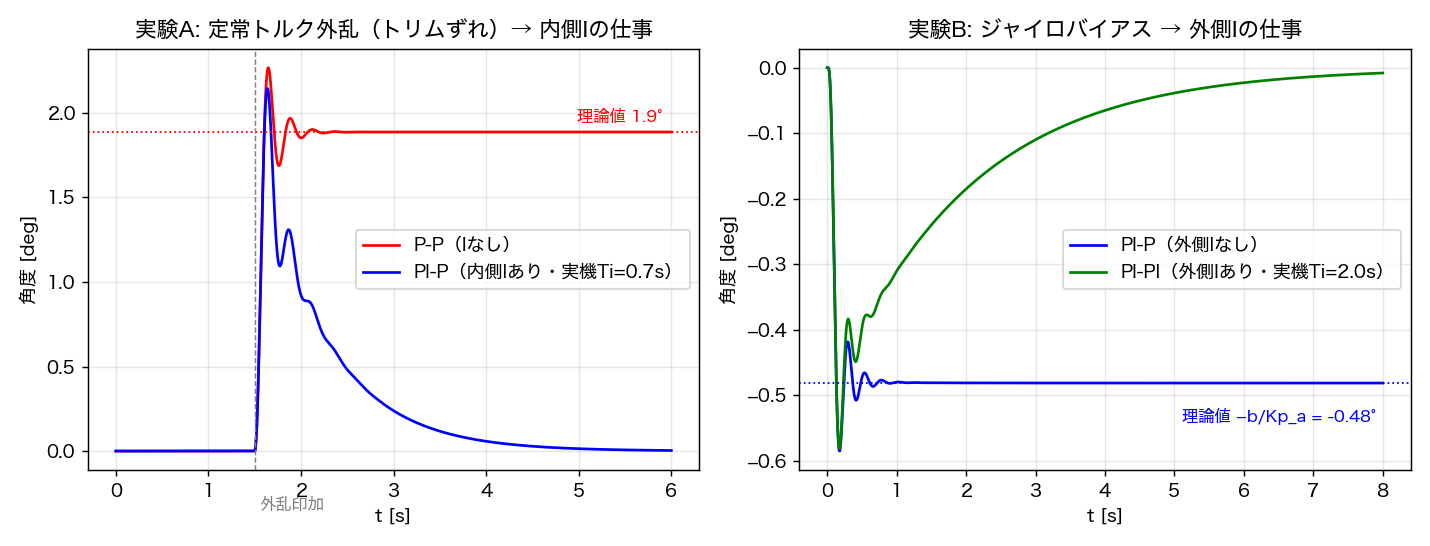

Python code for this plot:
#!/usr/bin/env python3
"""What does each integrator in the cascade absorb? (Q5-5 follow-up)
カスケードの内側I・外側Iがそれぞれ何を吸収するかを分離して見せる（Q5-5の確認）。

先生の回答: 「内側にもIは入っています。外側にも場合によっては入れます」
実機 firmware/vehicle の実装: レート PID Ti=0.7s、姿勢 PID Ti=2.0s（両方入っている）。

仮説（学生の理解）:
  内側の I … 定常「トルク」外乱を吸収する（トリムずれ・重心オフセット・個体差トルク）。
             P-P だと角度に定常オフセットが残る: e = d/(K·Kp_r·Kp_a)
  外側の I … 「レート計測のバイアス」（ジャイロバイアス等）を吸収する。
             内側 I があっても、内側は『計測された』レートを指令に一致させるだけなので、
             真のレートには −bias が残り、角度に e = bias/Kp_a が残る。
これを別々の実験で確認する。

Model: cascade_bandwidth_study.py と同じ（K=102, τ=0.02s, L=12ms, ζ=0.7,
       Kp_r=0.245, 帯域比 1/3 → Kp_a ≈ 11.8）。Ti は実機値（内0.7s / 外2.0s）。
"""

import numpy as np

K = 102.0
TAU = 0.02
ZETA = 0.7
KP_R = 1.0 / (4 * ZETA**2 * K * TAU)
W_IN = np.sqrt(KP_R * K / TAU)
KP_A = W_IN / 3.0                     # 実証済みのスイートスポット / validated sweet spot
L = 0.012
DT = 2e-4


def simulate(t_end, ti_r=None, ti_a=None, d_acc=0.0, d_t0=1e9, bias=0.0, th_ref=0.0):
    """cascade sim with optional inner/outer I, torque disturbance, gyro bias.
    内側/外側I・トルク外乱・ジャイロバイアス付きカスケード応答"""
    n = int(t_end / DT)
    nd = int(round(L / DT))
    ubuf = np.zeros(nd + 1)
    m = r = th = 0.0
    int_r = int_a = 0.0
    out_th = np.empty(n)
    out_r = np.empty(n)
    for i in range(n):
        t = i * DT
        r_meas = r + bias                       # gyro sees true rate + bias
        e_a = th_ref - th
        if ti_a:
            int_a += e_a * DT
            r_cmd = KP_A * (e_a + int_a / ti_a)
        else:
            r_cmd = KP_A * e_a
        e_r = r_cmd - r_meas
        if ti_r:
            int_r += e_r * DT
            u = KP_R * (e_r + int_r / ti_r)
        else:
            u = KP_R * e_r
        ubuf[1:] = ubuf[:-1]
        ubuf[0] = u
        u_eff = ubuf[-1]
        m += (u_eff - m) / TAU * DT
        acc = K * m + (d_acc if t >= d_t0 else 0.0)   # disturbance = angular accel offset
        r += acc * DT
        th += r * DT
        out_th[i] = th
        out_r[i] = r
    return out_th, out_r


DEG = 180 / np.pi
TI_R, TI_A = 0.7, 2.0                 # firmware/vehicle 実機値 / real firmware values
print(f"Kp_r={KP_R:.3f}, Kp_a={KP_A:.1f} (比率1/3), L={L*1e3:.0f}ms, Ti内={TI_R}s Ti外={TI_A}s\n")

# -- 実験A: 定常トルク外乱（トリムずれ相当）d = 10 rad/s² を t=1.5s で印加 --
D = 10.0
thA_pp, _ = simulate(6.0, d_acc=D, d_t0=1.5)                     # P-P
thA_ip, _ = simulate(6.0, ti_r=TI_R, d_acc=D, d_t0=1.5)          # PI-P（内側Iのみ）
pred_A = D / (K * KP_R * KP_A) * DEG
print("実験A: 定常トルク外乱 10 rad/s²（トリムずれ相当）")
print(f"  P-P   最終角度 = {thA_pp[-1]*DEG:6.3f}°   (理論オフセット {pred_A:.3f}°)")
print(f"  PI-P  最終角度 = {thA_ip[-1]*DEG:6.3f}°   → 内側Iが吸収\n")

# -- 実験B: ジャイロバイアス 0.1 rad/s（≈5.7°/s、未校正相当）を最初から --
B = 0.1
thB_ip, _ = simulate(8.0, ti_r=TI_R, bias=B)                     # PI-P
thB_ii, _ = simulate(8.0, ti_r=TI_R, ti_a=TI_A, bias=B)          # PI-PI（外側Iも）
pred_B = -B / KP_A * DEG              # 機体は「見かけ0」= 真値−bias で釣り合う → 負側
print("実験B: ジャイロバイアス 0.1 rad/s（内側Iあり）")
print(f"  PI-P  最終角度 = {thB_ip[-1]*DEG:6.3f}°   (理論オフセット {pred_B:.3f}°)")
print(f"  PI-PI 最終角度 = {thB_ii[-1]*DEG:6.3f}°   → 外側Iが吸収\n")

# -- 位相コスト: I を入れる代償（交差周波数での位相遅れ）--
lag_in = np.degrees(np.arctan(1 / (W_IN * TI_R)))
lag_out = np.degrees(np.arctan(1 / (KP_A * TI_A)))
print(f"位相コスト: 内側I atan(1/(ω_in·Ti)) = {lag_in:.1f}°, 外側I = {lag_out:.1f}°")
print("→ 実機の Ti はどちらも交差周波数の1桁下: 位相余裕をほぼ食わずに定常誤差だけ消す設計\n")

# ---- plot ----
import matplotlib
matplotlib.use("Agg")
import matplotlib.pyplot as plt
import matplotlib.font_manager as fm
for cand in ("Hiragino Sans", "Hiragino Kaku Gothic ProN", "Noto Sans CJK JP"):
    if any(cand in f.name for f in fm.fontManager.ttflist):
        plt.rcParams["font.family"] = cand
        break

fig, axes = plt.subplots(1, 2, figsize=(11, 4.2))
tA = np.arange(len(thA_pp)) * DT
axes[0].plot(tA, thA_pp * DEG, "r-", label="P-P（Iなし）")
axes[0].plot(tA, thA_ip * DEG, "b-", label="PI-P（内側Iあり・実機Ti=0.7s）")
axes[0].axhline(pred_A, color="r", ls=":", lw=1)
axes[0].text(5.9, pred_A + 0.06, f"理論値 {pred_A:.1f}°", color="r", ha="right", fontsize=9)
axes[0].axvline(1.5, color="gray", ls="--", lw=0.8)
axes[0].text(1.55, -0.35, "外乱印加", color="gray", fontsize=9)
axes[0].set_xlabel("t [s]"); axes[0].set_ylabel("角度 [deg]")
axes[0].set_title("実験A: 定常トルク外乱（トリムずれ）→ 内側Iの仕事")
axes[0].legend(); axes[0].grid(alpha=0.3)
tB = np.arange(len(thB_ip)) * DT
axes[1].plot(tB, thB_ip * DEG, "b-", label="PI-P（外側Iなし）")
axes[1].plot(tB, thB_ii * DEG, "g-", label="PI-PI（外側Iあり・実機Ti=2.0s）")
axes[1].axhline(pred_B, color="b", ls=":", lw=1)
axes[1].text(7.9, pred_B - 0.06, f"理論値 −b/Kp_a = {pred_B:.2f}°", color="b", ha="right", fontsize=9)
axes[1].set_xlabel("t [s]"); axes[1].set_ylabel("角度 [deg]")
axes[1].set_title("実験B: ジャイロバイアス → 外側Iの仕事")
axes[1].legend(); axes[1].grid(alpha=0.3)
fig.tight_layout()
fig.savefig("notes/calc/cascade_integrator_study.png", dpi=130)
print("plot saved: notes/calc/cascade_integrator_study.png")
